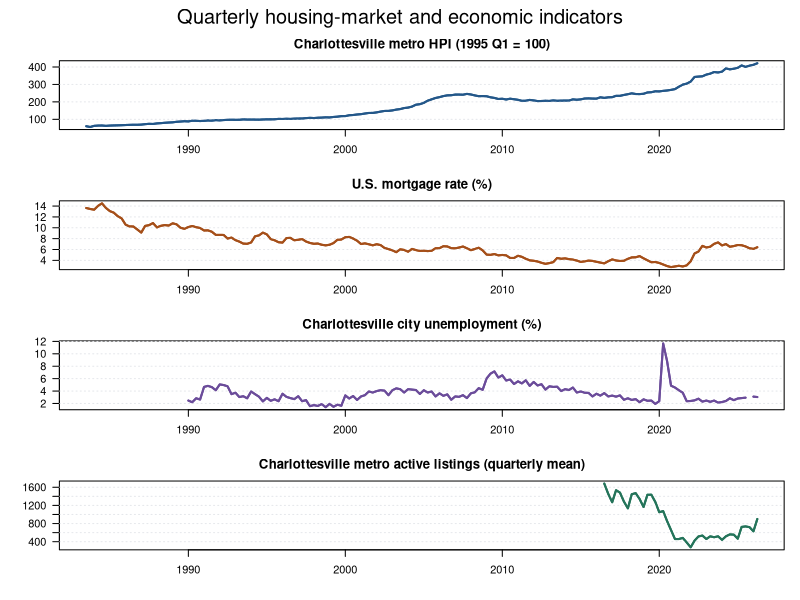
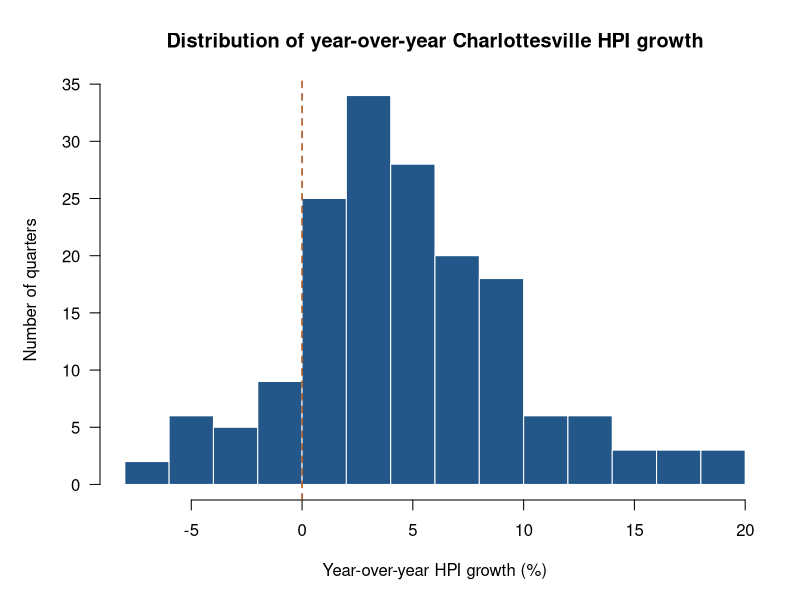

The R source for these figures, in order:
# Step 2: reproduce the two exploratory figures required by MI3.
# Run from the repository root: Rscript SCRIPTS/02_exploratory_plots.R
# Input: DATA/cleaned_quarterly.csv, produced by 01_preprocess_data.py.
# Outputs: OUTPUT/quarterly_trends.png and OUTPUT/hpi_growth_distribution.png.
# Uses base R only. These figures describe the data; they do not test hypotheses.

data <- read.csv("DATA/cleaned_quarterly.csv", na.strings = "")
dates <- as.Date(data$quarter_start)
dir.create("OUTPUT", showWarnings = FALSE)

# Separate panels preserve each variable's units and its actual coverage.
# Missing periods stay as gaps rather than being interpolated.
variables <- c("hpi", "mortgage_rate_pct", "unemployment_rate_pct", "active_listings")
labels <- c("Charlottesville metro HPI (1995 Q1 = 100)",
            "U.S. mortgage rate (%)", "Charlottesville city unemployment (%)",
            "Charlottesville metro active listings (quarterly mean)")
colors <- c("#235789", "#A54F19", "#6B4C9A", "#24745A")
png("OUTPUT/quarterly_trends.png", width = 1800, height = 1500, res = 180)
par(mfrow = c(4, 1), mar = c(2.8, 4.5, 2.6, 1.2), oma = c(1, 0, 2, 0))
for (i in seq_along(variables)) {
  plot(dates, data[[variables[i]]], type = "l", col = colors[i], lwd = 2,
       xlab = "", ylab = "", main = labels[i], las = 1)
  grid(nx = NA, ny = NULL, col = "#E5E7EB")
  lines(dates, data[[variables[i]]], col = colors[i], lwd = 2)
}
mtext("Quarterly housing-market and economic indicators", outer = TRUE, cex = 1.2)
invisible(dev.off())

# The planned regression outcome is annual HPI growth, not the index level.
growth <- data$hpi_yoy_pct[!is.na(data$hpi_yoy_pct)]
png("OUTPUT/hpi_growth_distribution.png", width = 1600, height = 1050, res = 180)
par(mar = c(5, 5, 4, 1.5))
hist(growth, breaks = "FD", col = "#235789", border = "white",
     main = "Distribution of year-over-year Charlottesville HPI growth",
     xlab = "Year-over-year HPI growth (%)", ylab = "Number of quarters", las = 1)
abline(v = 0, col = "#A54F19", lty = 2, lwd = 1.5)
invisible(dev.off())
cat("Saved two exploratory plots in OUTPUT/.\n")
